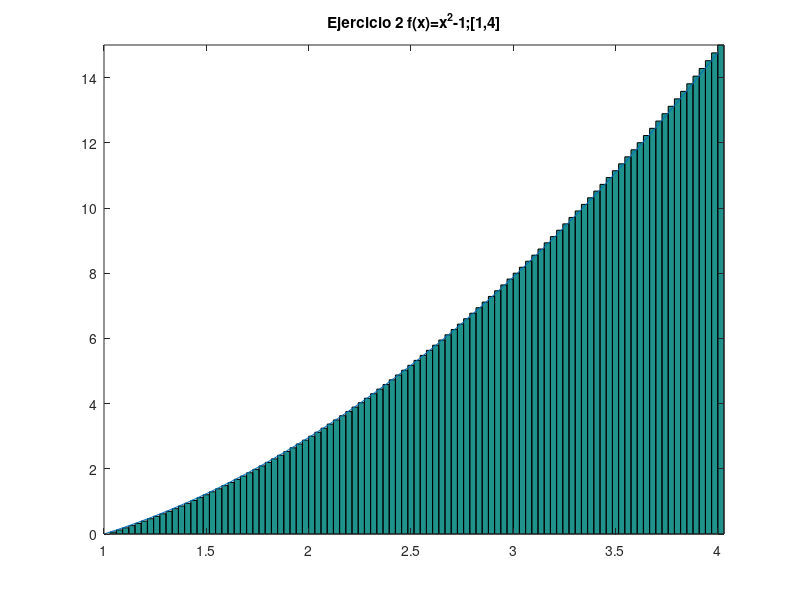

MATLAB code to generate this figure:

% Octave Script
% Title			    :Sumatoria de Riemann_supeiores_e_inferiores.
% Description		:Script para desarrrollar el ejercicio 2 de la actividad Sumatoria de Riemann_supeiores_e_inferiores.
% Author		    :Luis Gerardo Cardozo Carranza (Gerard_CRS) luiscardozo161002@gmail.com
% Date			    :20210429
% sion		      :1
% Usage			    :octave> /path/Sumatoria de Riemann_supeiores_e_inferiores_Luis Gerardo Cardozo Carranza_3202
% Notes			    :Requiere aplicacion octave-online usar en consola preferentemente. 
%program execution page :https://octave-online.net

% Sumatoria de Riemann_supeiores_e_inferiores Ejercicio 2 f(x)=x^2-1;[1,4]
%Limpiar variables.
%limpia la pantalla y las variables.
clc, clear
%define los intervalos y el numero de rectangulos.
a = 1;
b = 4;
n = 100;
%determina la longitud de la base o el incremento de x.
base = (b-a)/n;
%definicion de la funcion.
x =a:base:(b-base);
%y esta representada por la variable altura
altura=((x.^2)-1);
%calcula el valor de cada uno de los rectangulos.
area = base*altura;
%estable    la    linea   que   forma  la funcion
x2 = linspace(1,4,100);
y2 = ((x.^2)-1);
%inicio del  intervalo, fin del intervalo, numero 
%de rectangulos.
xa = linspace(1,4,100);
yab =(xa.^2)-1;

%dibuja una  grafica de barras una a lado de otra 
%sin espacios
g = bar(xa,yab,'histc');

%permite continuar  graficando  despues de que ya 
%exista un grafica trazada
hold on

%Grafica la funcion
plot(x2,y2);

%Asigna un nombre a la grafica 
title("Ejercicio 2 f(x)=x^2-1;[1,4]");

%ajusta la grafica a los datos.
axis tight
